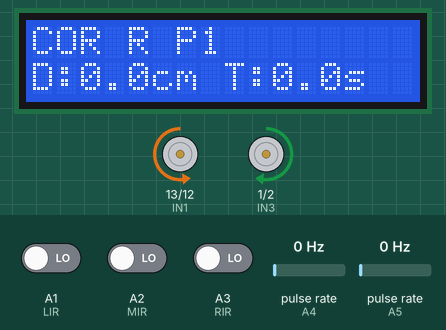
Recording of a sketch running on a simulated Arduino Uno, built with avr-gcc and run on an emulated ATmega328P. Parts: 16×2 character LCD, motor-driver pin pairs drawn as motors (green arrow = first pin HIGH = forward, orange = second pin HIGH = backward, longer = more drive, scaled by the enable pin). Wiring (inferred from the names in the program): 2 × pulse sensor: data A4 / data A5. The test bench sets the inputs (shaded band); at power-on: A2 (MIR) LOW, pulse rate (sensors on A4, A5) 0 Hz, A1 (LIR) LOW, A3 (RIR) LOW.

Above: at 2.2 s.
2.3 s: A2 (MIR) driven HIGH
At 2.37 s:
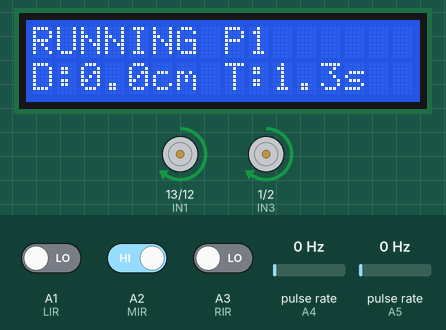
4.0 s: pulse rate (sensor on A4) set to 14 Hz
At 4.18 s:
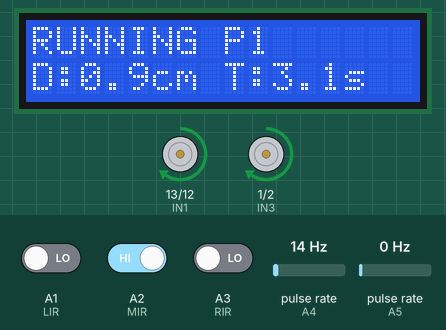
5.5 s: pulse rate (sensor on A4) set to 18 Hz
At 7.19 s:
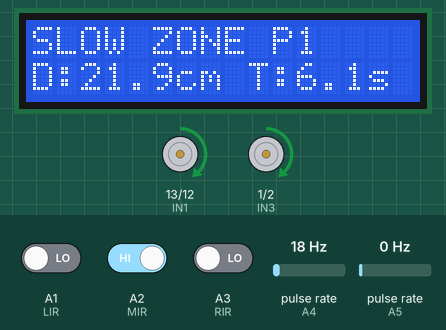
8.5 s: pulse rate (sensor on A5) set to 50 Hz
At 9.2 s:
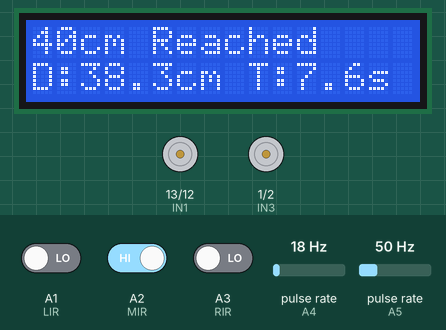
10.2 s: A2 (MIR) driven LOW
At 12.9 s:
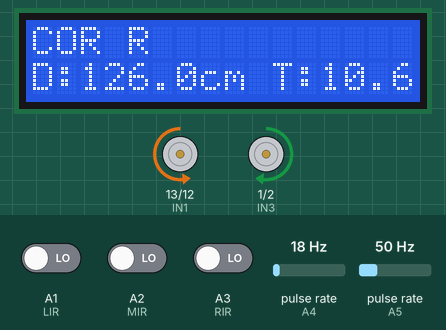
13.2 s: A2 (MIR) driven HIGH
At 14.1 s:
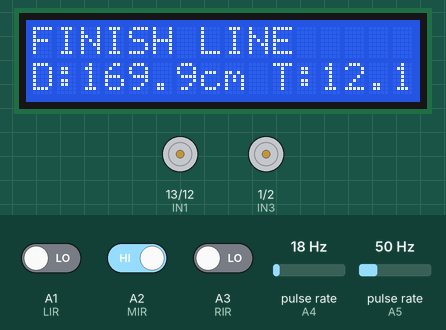
Timing chart, 0 to 15.7 s (numbered marks = the images above; inputs shaded):
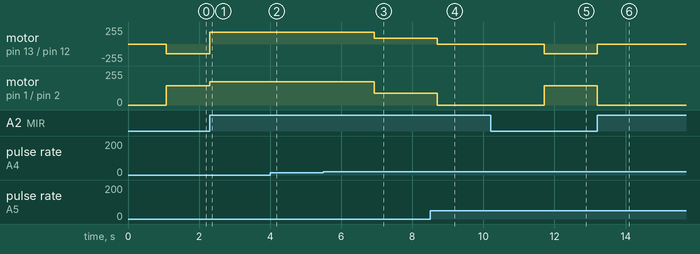

Measured:
- the behaviour switches between 15 and 16 Hz on pulse rate (sensor on A4) (found by bisection; images 2 and 3)
- after the input at 2.3 s, motor on pin 13 (IN1) / pin 12 (IN2): backward 145/255 → forward 175/255 at once; motor on pin 1 (IN3) / pin 2 (IN4): forward 145/255 → forward 175/255 at once; the display: first changes at once (image 1 shows a later state)
- after the input at 5.5 s, motor on pin 13 (IN1) / pin 12 (IN2), motor on pin 1 (IN3) / pin 2 (IN4): forward 175/255 → forward 90/255 after 1.4 s instead of 1.8 s
- after the input at 8.5 s, motor on pin 13 (IN1) / pin 12 (IN2), motor on pin 1 (IN3) / pin 2 (IN4): forward 90/255 → stopped after 0.20 s instead of 0.75 s
- after the input at 10.2 s, the display: changes after 1.5 s (image 5)
- after the input at 13.2 s, motor on pin 13 (IN1) / pin 12 (IN2): backward 145/255 → stopped at once; motor on pin 1 (IN3) / pin 2 (IN4): forward 145/255 → stopped at once; the display: changes at once (image 6)

The sketch:

Move_RC_Car__Move_40cm_and_Stop_then_Proceed_Line_Follow_v11.ino
```cpp
#include <LiquidCrystal.h>
#include <PinChangeInterrupt.h>

// ================= PINS =================
// Motors
const int ENA = 11;
const int IN1 = 13;
const int IN2 = 12;

const int ENB = 3;
const int IN3 = 1;
const int IN4 = 2;

// IR sensors
const int LIR = A1;  // LOW = black
const int MIR = A2;  // HIGH = black (inverted)
const int RIR = A3;  // LOW = black

// Encoders
const int LEFT_ENCODER_PIN  = A4;
const int RIGHT_ENCODER_PIN = A5;

// ================= SPEEDS =================
#define FWD_SPEED      175
#define CORRECT_SPEED  145
#define SWEEP_SPEED    155
// ================= STOP TIMING =================
const unsigned long FINISH_HOLD = 60;  // ms to confirm finish line

// ================= WHEEL CONSTANTS =================
const float CM_PER_PULSE = 0.86;   // your calibrated value

// ================= DISTANCE / TIME =================
volatile unsigned long leftTicks  = 0;
volatile unsigned long rightTicks = 0;

unsigned long startTime = 0;
bool phase1Done = false;

// ================= LCD =================
LiquidCrystal lcd(8, 9, 4, 5, 6, 7);

// ================= MOTOR FUNCTIONS =================
void moveForward() {
  digitalWrite(IN1, HIGH); digitalWrite(IN2, LOW);
  analogWrite(ENA, FWD_SPEED);

  digitalWrite(IN3, HIGH); digitalWrite(IN4, LOW);
  analogWrite(ENB, FWD_SPEED);
}

void turnLeftSlow() {
  digitalWrite(IN1, HIGH); digitalWrite(IN2, LOW);
  analogWrite(ENA, CORRECT_SPEED);

  digitalWrite(IN3, LOW); digitalWrite(IN4, HIGH);
  analogWrite(ENB, CORRECT_SPEED);
}

void turnRightSlow() {
  digitalWrite(IN1, LOW); digitalWrite(IN2, HIGH);
  analogWrite(ENA, CORRECT_SPEED);

  digitalWrite(IN3, HIGH); digitalWrite(IN4, LOW);
  analogWrite(ENB, CORRECT_SPEED);
}

void sweepRight() {
  digitalWrite(IN1, LOW); digitalWrite(IN2, HIGH);
  analogWrite(ENA, SWEEP_SPEED);

  digitalWrite(IN3, HIGH); digitalWrite(IN4, LOW);
  analogWrite(ENB, SWEEP_SPEED);
}

void slowCar() {
  // Straight, but slower PWM to reduce momentum
  digitalWrite(IN1, HIGH); digitalWrite(IN2, LOW);
  analogWrite(ENA, 90);

  digitalWrite(IN3, HIGH); digitalWrite(IN4, LOW);
  analogWrite(ENB, 90);
}

void stopCar() {
  analogWrite(ENA, 0); analogWrite(ENB, 0);
  digitalWrite(IN1, LOW); digitalWrite(IN2, LOW);
  digitalWrite(IN3, LOW); digitalWrite(IN4, LOW);
}

// ================= ENCODER ISR =================
void leftEncoderISR()  { leftTicks++; }
void rightEncoderISR() { rightTicks++; }

// ================= SETUP =================
void setup() {
  pinMode(LIR, INPUT);
  pinMode(MIR, INPUT);
  pinMode(RIR, INPUT);

  pinMode(ENA, OUTPUT);
  pinMode(IN1, OUTPUT);
  pinMode(IN2, OUTPUT);
  pinMode(ENB, OUTPUT);
  pinMode(IN3, OUTPUT);
  pinMode(IN4, OUTPUT);

  pinMode(LEFT_ENCODER_PIN, INPUT);
  pinMode(RIGHT_ENCODER_PIN, INPUT);

  attachPinChangeInterrupt(digitalPinToPinChangeInterrupt(LEFT_ENCODER_PIN), leftEncoderISR, RISING);
  attachPinChangeInterrupt(digitalPinToPinChangeInterrupt(RIGHT_ENCODER_PIN), rightEncoderISR, RISING);

  lcd.begin(16, 2);
  lcd.print("2-Encoder Bot");
  delay(1000);
  lcd.clear();

  startTime = millis();
}

// ================= LOOP =================
void loop() {

  // ----- Read sensors -----
  bool leftBlack   = (digitalRead(LIR) == LOW);
  bool middleBlack = (digitalRead(MIR) == HIGH);  // inverted
  bool rightBlack  = (digitalRead(RIR) == LOW);

  // ----- Encoder distance -----
  noInterrupts();
  unsigned long lt = leftTicks;
  unsigned long rt = rightTicks;
  interrupts();

  float leftCm  = lt * CM_PER_PULSE;
  float rightCm = rt * CM_PER_PULSE;
  float avgCm   = (leftCm + rightCm) / 2.0;

  float elapsedSec = (millis() - startTime) / 1000.0;

  // ----- LCD distance + time -----
  lcd.setCursor(0, 1);
  lcd.print("D:"); lcd.print(avgCm, 1); lcd.print("cm ");
  lcd.print("T:"); lcd.print(elapsedSec, 1); lcd.print("s ");

  lcd.setCursor(0, 0);

  // ============= PHASE 1: FOLLOW UNTIL ~40 cm ========
  if (!phase1Done) {

    const float PHASE1_TARGET_CM = 40.0;
    const float PHASE1_MARGIN_CM = 2.0;   // stop ~2 cm early to account for momentum

    // 1) Predictive stop slightly before 40 cm
    if (avgCm >= PHASE1_TARGET_CM - PHASE1_MARGIN_CM) {
      stopCar();
      lcd.print("40cm Reached  ");
      delay(3000);          // pause 3 seconds
      phase1Done = true;
      return;
    }

    // 2) Slow zone: between 20 cm and ~38 cm
    if (avgCm >= 20.0) {
      slowCar();
      lcd.print("SLOW ZONE P1  ");
      return;   // override turning in slow zone
    }

    // 3) Normal Phase 1 line following (0–20 cm)
    if (middleBlack) {
      moveForward();
      lcd.print("RUNNING P1    ");
      return;
    }
    if (leftBlack) {
      lcd.print("COR R P1      ");
      while (!digitalRead(MIR)) turnRightSlow();
      return;
    }
    if (rightBlack) {
      lcd.print("COR L P1      ");
      while (!digitalRead(MIR)) turnLeftSlow();
      return;
    }
    sweepRight();
    lcd.print("SWEEP P1      ");
    return;
  }
  // ============= PHASE 2: NORMAL LOGIC ===============

  // ----- Majority-based finish line detection -----
  static unsigned long blackStart = 0;
  unsigned long now = millis();

  int blackCount = 0;
  if (leftBlack)   blackCount++;
  if (middleBlack) blackCount++;
  if (rightBlack)  blackCount++;

  // Consider finish line if 2 or more sensors are black
  if (blackCount >= 2) {
    if (blackStart == 0) blackStart = now;  // start timer
  } else {
    blackStart = 0;                          // reset if not enough blacks
  }

  // Hold condition: if ≥2 sensors black for FINISH_HOLD ms → finish
  if (blackStart != 0 && (now - blackStart >= FINISH_HOLD)) {
    stopCar();
    lcd.print("FINISH LINE   ");
    lcd.setCursor(0, 1);
    lcd.print("D:"); lcd.print(avgCm, 1); lcd.print("cm ");
    lcd.print("T:"); lcd.print(elapsedSec, 1); lcd.print("s ");
    while (true);  // stop forever
  }

  // ----- Normal line following -----
  if (middleBlack) {
    moveForward();
    lcd.print("RUNNING       ");
    return;
  }

  if (leftBlack) {
    lcd.print("COR R         ");
    while (!digitalRead(MIR)) turnRightSlow();
    return;
  }

  if (rightBlack) {
    lcd.print("COR L         ");
    while (!digitalRead(MIR)) turnLeftSlow();
    return;

  }

  sweepRight();
  lcd.print("SWEEP R       ");
}
```
